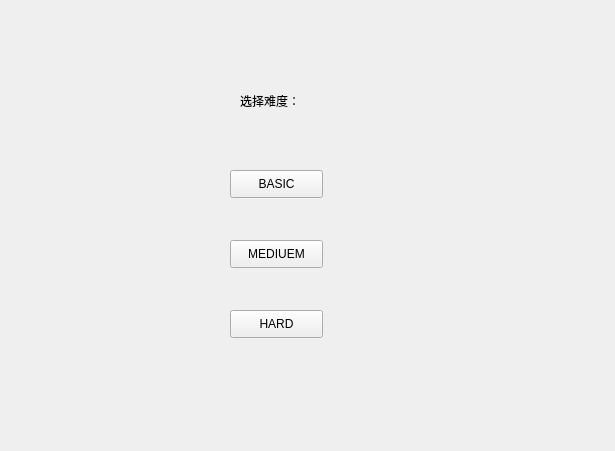
<?xml version="1.0" encoding="UTF-8"?>
<ui version="4.0">
 <class>LevelChoose</class>
 <widget class="QWidget" name="LevelChoose">
  <property name="geometry">
   <rect>
    <x>0</x>
    <y>0</y>
    <width>615</width>
    <height>451</height>
   </rect>
  </property>
  <property name="windowTitle">
   <string>Form</string>
  </property>
  <widget class="QPushButton" name="pushButton_2">
   <property name="geometry">
    <rect>
     <x>230</x>
     <y>240</y>
     <width>93</width>
     <height>28</height>
    </rect>
   </property>
   <property name="text">
    <string>MEDIUEM</string>
   </property>
  </widget>
  <widget class="QLabel" name="label_3">
   <property name="geometry">
    <rect>
     <x>230</x>
     <y>280</y>
     <width>72</width>
     <height>15</height>
    </rect>
   </property>
   <property name="text">
    <string/>
   </property>
  </widget>
  <widget class="QPushButton" name="pushButton">
   <property name="geometry">
    <rect>
     <x>230</x>
     <y>170</y>
     <width>93</width>
     <height>28</height>
    </rect>
   </property>
   <property name="text">
    <string>BASIC</string>
   </property>
  </widget>
  <widget class="QLabel" name="label">
   <property name="geometry">
    <rect>
     <x>240</x>
     <y>90</y>
     <width>81</width>
     <height>21</height>
    </rect>
   </property>
   <property name="text">
    <string>选择难度：</string>
   </property>
  </widget>
  <widget class="QPushButton" name="pushButton_3">
   <property name="geometry">
    <rect>
     <x>230</x>
     <y>310</y>
     <width>93</width>
     <height>28</height>
    </rect>
   </property>
   <property name="text">
    <string>HARD</string>
   </property>
  </widget>
 </widget>
 <resources/>
 <connections/>
</ui>
